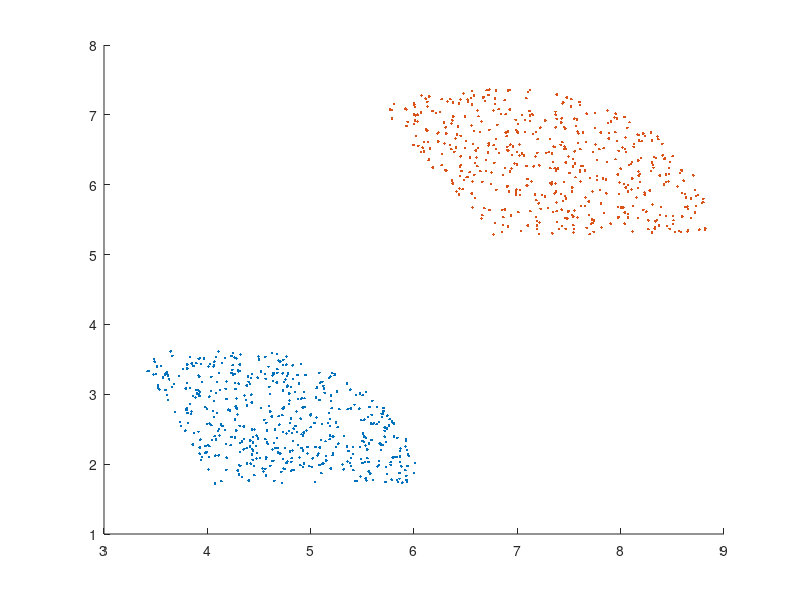

This chart was generated by the following MATLAB code: (Note: this script raises an error after producing the figure.)
%Name: stochasticGradientDescent
%Author: David Helminiak
%Date Created: 28 November 2018
%Date Modified: 28 November 2018
%Reference: Basic functions have been reused from Coursera Machine Leearning
%course produced by Andrew Ng. 

function stochasticGradientDescent

    %WORKSPACE SETUP
    %-------------------------------------------------------------------------------------------------
    clc; clear all; %Clean the workspace
    set(0,'DefaultFigureVisible','on') %Set all figure vizualization on

    %FUNCTION SETUP
    %-------------------------------------------------------------------------------------------------
    %Set global population generation limits
    xmin = 1; xmax = 10;  ymin = 0; ymax = 10;
    maxRadius = 7; %Set maximum distance between initial point of a population and all other members
    populationSize = 500; %Set number of members for each population to be generated 
    numPopulations = 2; %Set number of populations to generate
    lambda = 10; %Set regularization parameter
    degree = 4; %Polynomial fitting degree
    trainingSize=0.8; %About how many of the points from each population should be used for training

    %MAIN PROGRAM
    %-------------------------------------------------------------------------------------------------
    populationList =[]; %Initialize empty matrix for population x and y values
    populationLabels = []; %Initialize empty matrix for population labels
    genPlot1 = figure; %Open a figure
    hold on; %Hold that figure
    %Generate categories through artificial normal-distritubiton
    for j = 1:1:numPopulations %For each of the populations to generate
        subPopulationList = zeros(populationSize,2); %Create an empty population matrix for the whole population
        subPopulationList(1,1) = (xmax-xmin).*rand() + xmin; %Choose a random initial x point within the range
        subPopulationList(1,2) = (ymax-ymin).*rand() + ymin; %Choose a random initial y point within the range

        popRadius = (maxRadius).*rand(); %Choose a random radius for the population within thel limit provided
        for i = 2:1:populationSize %For each of the additional population members
            %Geneate a random normally distributed point
            theta = rand()*popRadius; %Determine a random angle
            mag = sqrt(rand())*popRadius; %Determine a random magnitude within the radius
            subPopulationList(i,1) = subPopulationList(1,1) + mag.*cos(theta); %Determine an x coordinate
            subPopulationList(i,2) = subPopulationList(1,2) + mag.*sin(theta);%Determine a y coordinate
        end
        populationList = vertcat(populationList, subPopulationList); %Append the generated population to the global matrix
        populationLabel(1:populationSize,1) = j-1;
        populationLabels = vertcat(populationLabels, populationLabel);

        plot(subPopulationList(:,1), subPopulationList(:,2),'.')
    end

    trainingPopulationList = []; %Create an empty population matrix for the training data
    testingPopulationList = []; %Create an empty population matrix for the testing data
    trainingPopulationLabels = []; %Create an empty population matrix for the training data labels
    testingPopulationLabels = []; %Create an empty population matrix for the testing data labels
    numTraining = populationSize*trainingSize*numPopulations; %Find the number of points that should be used for training
    trainingPopulationList = populationList(1:numTraining,:);
    trainingPopulationLabels = populationLabels(1:numTraining,:);
    testingPopulationList = populationList((numTraining+1):length(populationList),:);
    testingPopulationLabels = populationLabels((numTraining+1):length(populationLabels),:);

    %Compute cost and gradient
    %For this to be stochastic it needs to be a random sample of populationList

    X = trainingPopulationList; y = trainingPopulationLabels; %Shorten names for sample and labels

    %Map inputs to polynomial features 
    X = mapFeature(X(:,1), X(:,2), degree);

    %Calculate gradient and cost in two-dimensions
    initial_theta = zeros(size(X, 2), 1); %Build an initial theta matrix
    options = optimset('GradObj', 'on', 'MaxIter', 1000);
    [theta, J, exit_flag] = fminunc(@(t)(costFunctionReg(t, X, y, lambda)), initial_theta, options);

    u = xmin:0.1:xmax; v = ymin:0.1:ymax; %Setup a grid of x's and y's for polynomial
    z = zeros(length(u), length(v));  %Setup a grid for population labels
    for i = 1:length(u)
        for j = 1:length(v)
            z(i,j) = mapFeature(u(i), v(j),degree)*theta; %Map a polynomial on the grid of degree specified using the values found for theta
        end
    end
    z = z';

    % Plot z = 0
    % Notice you need to specify the range [0, 0]
    contour(u, v, z, 'LineWidth', 2)
    contour(u, v, z, [0, 0], 'LineWidth', 3,'EdgeColor',[0 0 0])
    xlabel('x'); ylabel('y'); title('Stochastic Gradient Descent with Polynomial Boundary of Degree 4'); %Figure information
    legend('Population 0','Population 1','Gradient', 'Final Descision Boundary')

    X = testingPopulationList; label = testingPopulationLabels;
    X = mapFeature(X(:,1), X(:,2), degree);
    decPoint = 1./(1+(exp(-X*theta))); %Using sigmoid find a value for each point
    prediction = zeros(length(X), 1);
    for i = 1:length(X)
        if (decPoint(i) >= 0.5)
            prediction(i) = 1;
        end
    end
    accuracy = round(mean(prediction == label) * 100);
    fprintf('Training: %d %% provided accuracy of: %d %%\n', (trainingSize*100), accuracy)
end